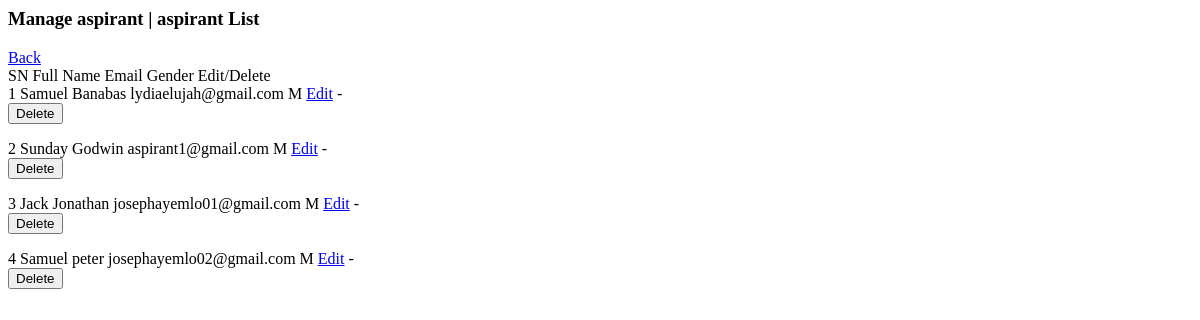
The page /management/aspirant/list (signed in) on the database as committed earlier.
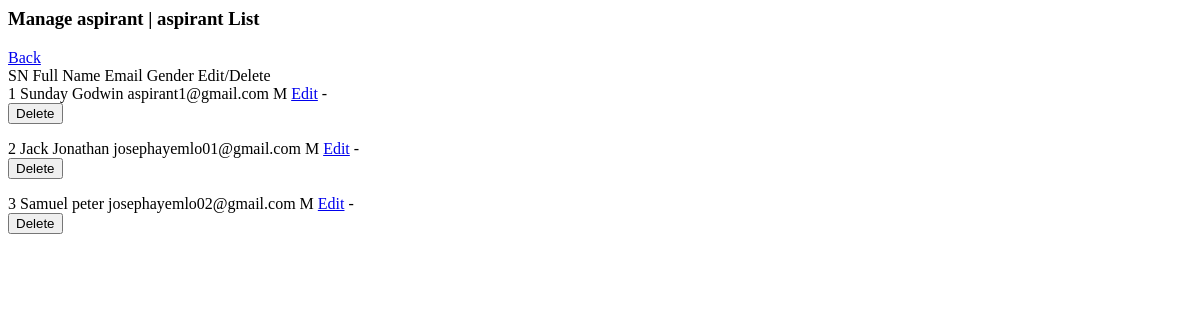
The same page on the database as committed later.
### core/models/users.py (models this page shows, shortened)
class AspirantStudent(models.Model):
    EMERGENCY_RELATIONSHIP = [("B", "Brother"), ("S", "Sister"),("F", "Father"),("M", "Mother"), ("O", "Other"),]
    ADMISSION_STATUS_CHOICES = [
        ('pending', 'Pending'),
        ('admitted', 'Admitted'),
        ('rejected', 'Rejected'),
    ]
    admin = models.OneToOneField(settings.AUTH_USER_MODEL, on_delete=models.CASCADE, related_name='aspirant')
    course_applied = models.ForeignKey('core.CourseOfStudy', on_delete=models.SET_NULL, null=True, blank=True)
    session = models.ForeignKey('core.AspirantAcademicCalendar', on_delete=models.PROTECT, null=True) #set null to False later
    phone_number = models.CharField(max_length=255)
    address_1 = models.CharField(max_length=255)
    address_2 = models.CharField(max_length=255)
    city = models.CharField(max_length=255)
    state_province = models.CharField(max_length=255)
    postal_code = models.CharField(max_length=255)
    country = CountryField()
    admission_status = models.CharField(max_length=10, choices=ADMISSION_STATUS_CHOICES, default='pending')
    school_name = models.CharField(max_length=255)
    school_address_1 = models.CharField(max_length=255)
    school_address_2 = models.CharField(max_length=255)
    school_city = models.CharField(max_length=255)
    school_state_province = models.CharField(max_length=255)
    school_postal_code = models.CharField(max_length=255)
    school_year_graduated = models.CharField(max_length=255)
    emergency_first_name = models.CharField(max_length=255)
    emergency_last_name = models.CharField(max_length=255)
    emergency_email = models.EmailField(max_length=255)
    emergency_phone_number = models.CharField(max_length=255)
    emergency_address_1 = models.CharField(max_length=255)
    emergency_address_2 = models.CharField(max_length=255)
    emergency_city = models.CharField(max_length=255)
    emergency_postal_code = models.CharField(max_length=255)
    emergency_country = CountryField( )
    emergency_relationship = models.CharField(max_length=15, choices=EMERGENCY_RELATIONSHIP)
    referee_first_name = models.CharField(max_length=255)
    referee_last_name = models.CharField(max_length=255)
    referee_email = models.EmailField(max_length=255)
    referee_phone_number = models.CharField(max_length=255)
    referee_address_1 = models.CharField(max_length=255)
    referee_address_2 = models.CharField(max_length=255)
    referee_city = models.CharField(max_length=255)
    referee_postal_code = models.CharField(max_length=255)
    referee_state_province = models.CharField(max_length=255)
    referee_country = CountryField()

class CustomUser(AbstractUser):
    USER_TYPE = ((1, "Management"), (2, "AcademicStaff"),(3, "NonAcademicStaff"), (4, "Student"),  (5, "AspirantStudent"))
    GENDER = [("M", "Male"), ("F", "Female")]
    username = None  # Removed username, using email instead
    email = models.EmailField(unique=True)
    user_type = models.CharField(default=30, choices=USER_TYPE, max_length=1)
    gender = models.CharField(max_length=20, choices=GENDER)
    address = models.TextField()
    created_at = models.DateTimeField(auto_now_add=True)
    updated_at = models.DateTimeField(auto_now=True)
    USERNAME_FIELD = "email"
    REQUIRED_FIELDS = []
    objects = CustomUserManager()

### managementportal/customviews/aspirant_views.py (the view)
# urls.py: path("aspirant/list", manage_aspirant, name='admin_manage_aspirant'),
@login_required
@user_passes_test(is_custom_superuser)
def manage_aspirant(request):
    aspirants = AspirantStudent.objects.select_related('admin').order_by('admin__last_name')
    return render(request, 'management/partials/aspirant/manage_aspirant.html', {'aspirants': aspirants})

### managementportal/customviews/aspirant_views.py (called while the page is built)
def is_custom_superuser(user):
    return user.is_authenticated and user.user_type == '1'

### templates/management/partials/aspirant/manage_aspirant.html (shortened to what this page needs)
<h3 class="form_title">Manage aspirant | aspirant List</h3>
<a class=" tableBtn1 ajax_link" href="{% url 'admin_aspirant_management' %}">
   Back
</a>
<div class="tableContainer">
  <div class="tableHeading">
      <span class="tableHeading10">SN</span>
      <span class="tableHeading1">Full Name</span>
      <span class="tableHeading1">Email</span>
      <span class="tableHeading1">Gender</span>
      <span class="tableHeading1">Edit/Delete</span>
  </div>
  {% if aspirants %}
    {% for aspirant in aspirants %}
      <div class="tableData">
          <span class="tableHeading10">{{ forloop.counter }}</span>
          <span class="tableHeading1">{{ aspirant.admin.first_name }} {{ aspirant.admin.last_name }}</span>
          <span class="tableHeading1">{{ aspirant.admin.email }}</span>
          <span class="tableHeading1">{{ aspirant.admin.gender }}</span>
          <span class="tableHeading1">
              <a href="{% url 'admin_edit_aspirant' aspirant.id %}" class="tableBtn1 ajax_link">Edit</a> -
              <form method="post" class="ajax_form ajax_delete_form"
                onsubmit="this.querySelector('button[type=submit]').disabled = true;"
                 action="{% url 'admin_delete_aspirant' aspirant.id %}"
              >
                  <button type="submit" class="tableBtn2">Delete</button>
              </form>
          </span>
      </div>
    {% endfor %}
  {% else %}
      <h2>No aspirant available</h2>
  {% endif %}
</div>

Rows that differ between the two databases and show on the page:
removed AspirantStudent: admin.first_name "Samuel", admin.last_name "Banabas", admin.email "lydiaelujah@gmail.com", admin.gender "M"
